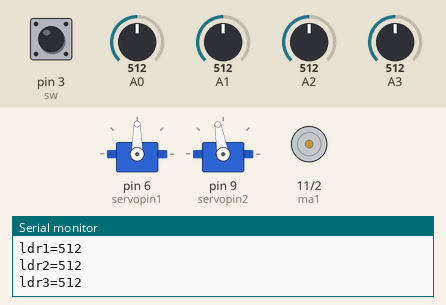
This sketch was run on a simulated Arduino Uno, built with avr-gcc and run on an emulated ATmega328P. Shown: 2 × servo, motor-driver pin pairs drawn as motors (green arrow = first pin HIGH = forward, orange = second pin HIGH = backward, longer = more drive), the last lines printed to the serial monitor. Inputs (shaded band) come from the test bench; at power-on: A0 = 512, A1 = 512, A3 = 512, pin 3 (sw) HIGH, A2 = 512.

Above: at 2.8 s.
2.9 s: A0 set to 736
4.4 s: A0 set to 764
At 6.3 s:
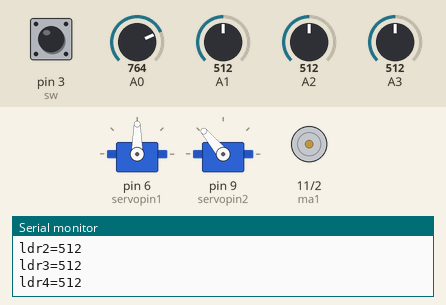
7.4 s: A1 set to 734
8.9 s: A1 set to 759
At 9.21 s:
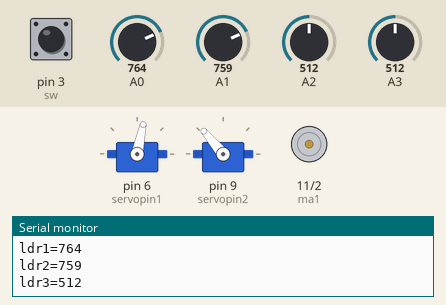
At 10.8 s:
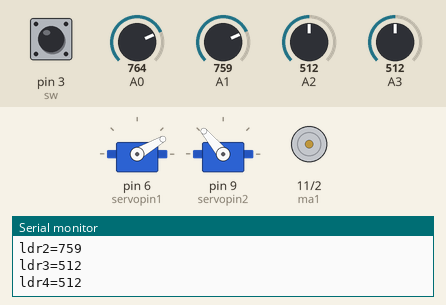
11.9 s: A3 set to 745
14.9 s: A3 set to 770
At 18.2 s:
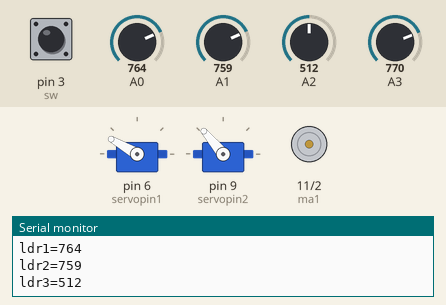
Timing chart, 0 to 18.9 s (numbered marks = the images above; inputs shaded):
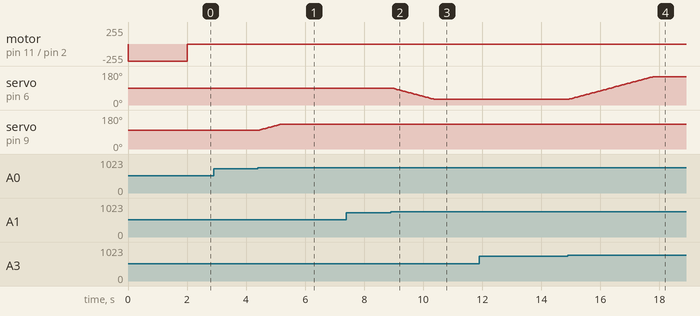

The sketch:

solar_tracker.ino
```cpp
#include <Servo.h>
int servopin1=6; //left and right
int servopin2=9; // up and down
int ma1=11;
int ma2=2;
int i=90;
int j=100;
int sw=3;
int swstate;
int a=0;
Servo myservo1;
Servo myservo2;
Servo myservo3;
int ldr1; //up
int ldr2; //right
int ldr3; //down
int ldr4; //left


void setup() {
  // put your setup code here, to run once:
  Serial.begin(9600);
  myservo1.attach(servopin1);
  myservo2.attach(servopin2);
  pinMode(ma1,OUTPUT);
  pinMode(ma2,OUTPUT);
  pinMode(sw,INPUT_PULLUP);

}

void loop() {
  // put your main code here, to run repeatedly:
  myservo1.write(i); //max=150(left) and min=30(right) 90 standard
  myservo2.write(j); //max=130(up) and min=70(down) 100 standard

  swstate=digitalRead(sw);
  Serial.print("sw=");
  Serial.println(swstate);

  ldr1=analogRead(A0);
  Serial.print("ldr1=");
  Serial.println(ldr1);

  ldr2=analogRead(A1);
  Serial.print("ldr2=");
  Serial.println(ldr2);

  ldr3=analogRead(A2);
  Serial.print("ldr3=");
  Serial.println(ldr3);

  ldr4=analogRead(A3);
  Serial.print("ldr4=");
  Serial.println(ldr4);


 if(ldr3>400 & ldr1>400 & swstate==1 & a==0){
    digitalWrite(ma1,LOW);
    digitalWrite(ma2,HIGH);
    delay(2000);
    a=2;

  }
 else if(ldr3<350 & ldr1<350 & a>0){
    digitalWrite(ma2,LOW);
    digitalWrite(ma1,HIGH);
    delay(1450);
    a=0;

  }

  else{
    digitalWrite(ma1,LOW);
    digitalWrite(ma2,LOW);
  }

  if(ldr2>ldr4 & ldr2>750 & i>30){
    i=i-2;
  }
  else if(ldr4>ldr2 & ldr4>750 & i<150){
    i=i+2;
  }
  else if(ldr1>ldr3 & ldr1>750 & j<130){
    j=j+2;
  }
  else if(ldr3>ldr1 & ldr3>750 & j>70){
    j=j-2;
  }

  delay(00);
}
```

Measured:
- the behaviour switches between 750 and 751 on A0 (found by bisection; images 0 and 1)
- the behaviour switches between 750 and 751 on A1 (found by bisection; images 1 and 2)
- the behaviour switches between 759 and 760 on A3 (found by bisection; images 3 and 4)
- after the input at 4.4 s, servo on pin 9 (servopin2): moves from 100° to 130° over 0.67 s, starting after 0.07 s
- after the input at 8.9 s, servo on pin 6 (servopin1): moves from 90° to 30° over 1.4 s, starting after 0.07 s
- after the input at 14.9 s, servo on pin 6 (servopin1): moves from 30° to 150° over 2.8 s, starting after 0.05 s
